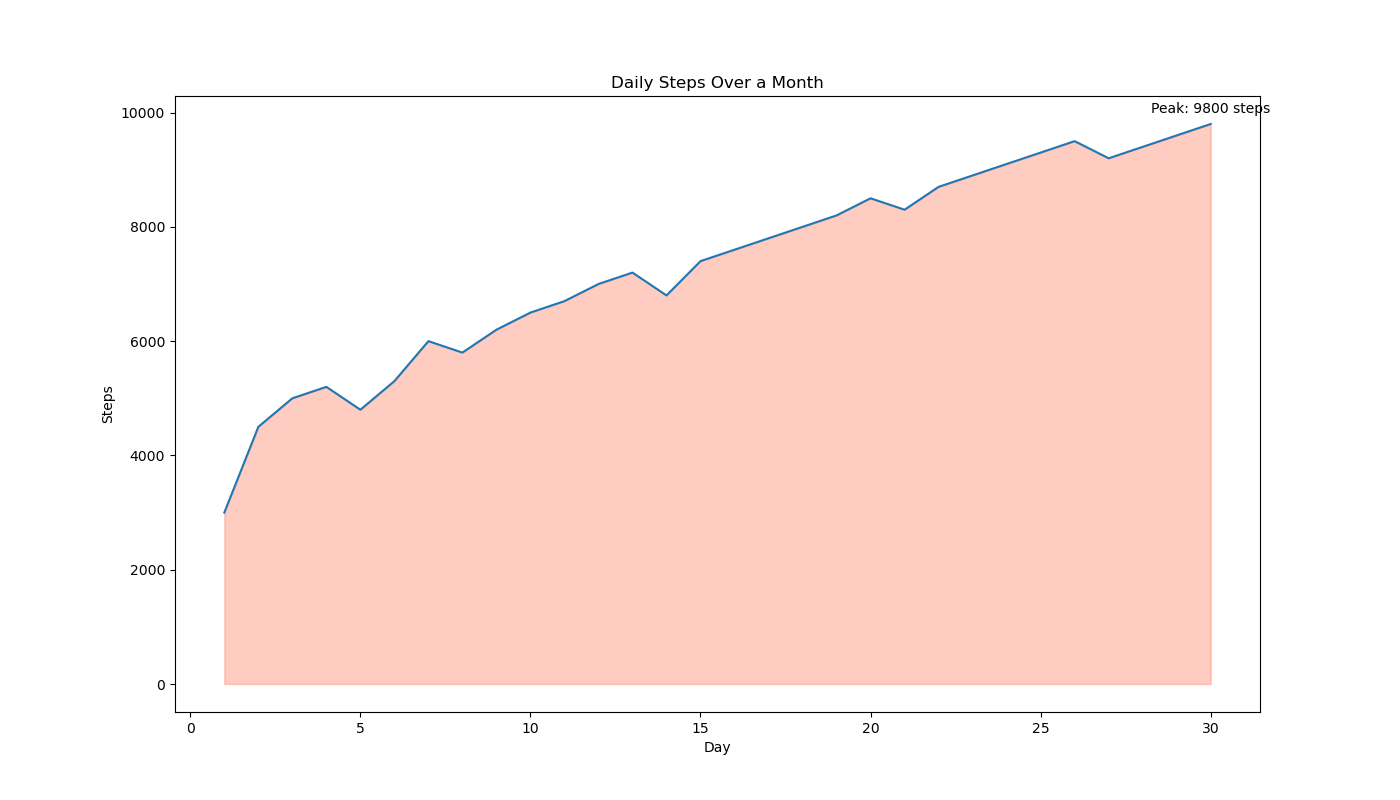

Recreate this plot in Python.

import seaborn as sns
import pandas as pd
import matplotlib.pyplot as plt

# Create a DataFrame from the data points above
data = {
    'Day': [1, 2, 3, 4, 5, 6, 7, 8, 9, 10,
            11, 12, 13, 14, 15, 16, 17, 18, 19, 20,
            21, 22, 23, 24, 25, 26, 27, 28, 29, 30],
    'Steps': [3000, 4500, 5000, 5200, 4800, 5300, 6000, 5800, 6200, 6500,
              6700, 7000, 7200, 6800, 7400, 7600, 7800, 8000, 8200, 8500,
              8300, 8700, 8900, 9100, 9300, 9500, 9200, 9400, 9600, 9800]
}
df = pd.DataFrame(data)

# Define the color palette as specific color codes
palette = sns.color_palette(["#FF5733"])

# Set the figure size for width and height
plt.figure(figsize=(14, 8))

# Create an area plot
sns.lineplot(data=df, x='Day', y='Steps', palette=palette)
plt.fill_between(data['Day'], data['Steps'], color="#FF5733", alpha=0.3)

# Annotating the highest steps on the chart
max_steps_day = df['Steps'].idxmax() + 1
max_steps = df['Steps'].max()
plt.text(max_steps_day, max_steps + 200, f'Peak: {max_steps} steps', horizontalalignment='center', color='black')

# Set the title
plt.title('Daily Steps Over a Month')

# Show the plot
plt.show()
